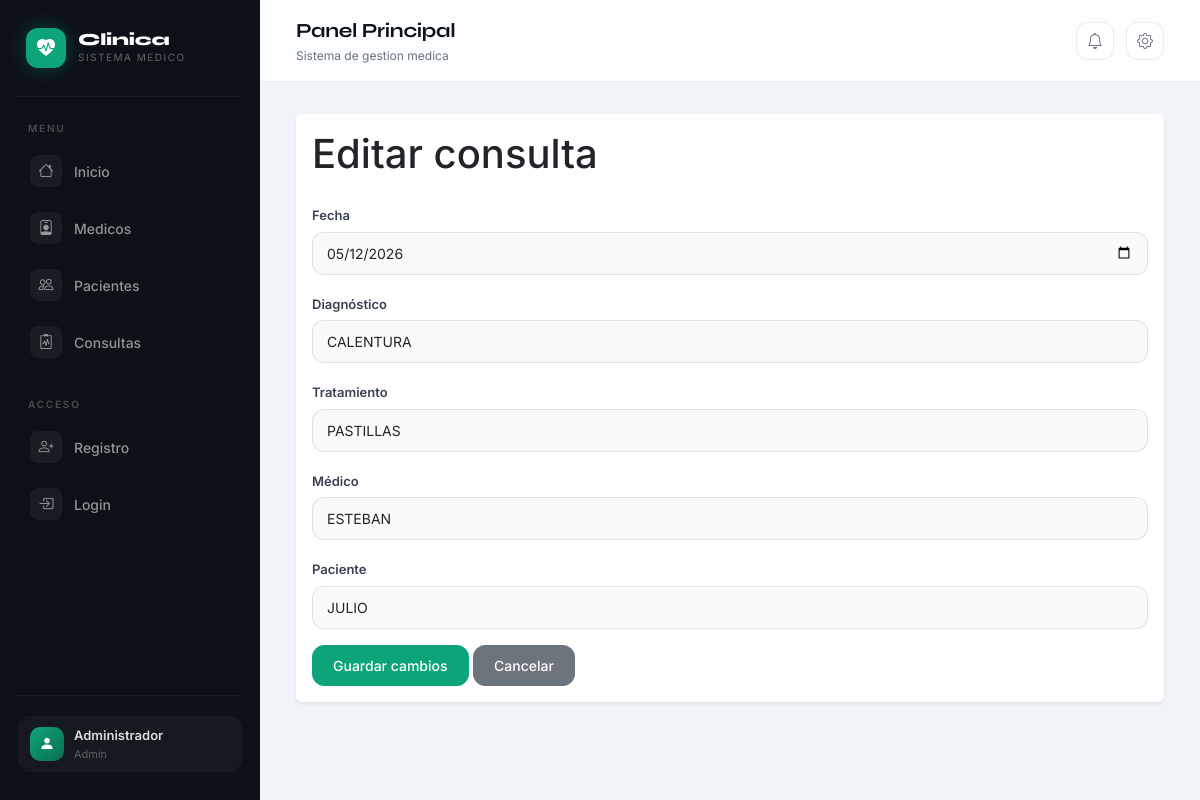
Screenshot of /consultas/editar/1 with the database file from the repository.
### app/models/consulta.py (models this page shows)
class Consulta(db.Model):
    id = db.Column(db.Integer, primary_key=True)
    fecha = db.Column(db.Date, nullable=False)
    diagnostico = db.Column(db.String(200), nullable=False)
    tratamiento = db.Column(db.String(200), nullable=False)
    medico_id = db.Column(db.Integer, db.ForeignKey("medico.id"), nullable=False)
    paciente_id = db.Column(db.Integer, db.ForeignKey("paciente.id"), nullable=False)
    medico = db.relationship("Medico", back_populates="consultas")
    paciente = db.relationship("Paciente", back_populates="consultas")

### app/models/medico.py (models this page shows)
class Medico(db.Model):
    id = db.Column(db.Integer, primary_key=True)
    nombre = db.Column(db.String(100), nullable=False)
    especialidad = db.Column(db.String(100), nullable=False)
    telefono = db.Column(db.String(20), nullable=False)
    correo = db.Column(db.String(120), nullable=False, unique=True)
    consultas = db.relationship("Consulta", back_populates="medico")

### app/models/paciente.py (models this page shows)
class Paciente(db.Model):
    id = db.Column(db.Integer, primary_key=True)
    nombre = db.Column(db.String(100), nullable=False)
    edad = db.Column(db.Integer, nullable=False)
    direccion = db.Column(db.String(200), nullable=False)
    telefono = db.Column(db.String(20), nullable=False)
    consultas = db.relationship("Consulta", back_populates="paciente")

### app/controllers/consulta_controller.py (the view, shortened to what this page needs)
@consulta_bp.route("/editar/<int:id>", methods=["GET", "POST"])
def editar_consulta(id):
    consulta = Consulta.query.get_or_404(id)
    medicos = Medico.query.all()
    pacientes = Paciente.query.all()
    return render_template("consultas/editar.html", consulta=consulta, medicos=medicos, pacientes=pacientes)

### app/templates/consultas/editar.html (shortened to what this page needs)
{% extends "layout.html" %}
{% block content %}
<div class="card shadow-sm border-0">
    <div class="card-body">
        <h1 class="mb-4">Editar consulta</h1>
        <form method="POST">
            <div class="mb-3">
                <label class="form-label">Fecha</label>
                <input type="date" name="fecha" class="form-control"
                       value="{{ consulta.fecha.strftime('%Y-%m-%d') }}" required>
            </div>
            <div class="mb-3">
                <label class="form-label">Diagnóstico</label>
                <input type="text" name="diagnostico" class="form-control"
                       value="{{ consulta.diagnostico }}" required>
            </div>
            <div class="mb-3">
                <label class="form-label">Tratamiento</label>
                <input type="text" name="tratamiento" class="form-control"
                       value="{{ consulta.tratamiento }}" required>
            </div>
            <div class="mb-3">
                <label class="form-label">Médico</label>
                <select name="medico_id" class="form-select" required>
                    {% for medico in medicos %}
                    <option value="{{ medico.id }}" {% if medico.id == consulta.medico_id|int %}selected{% endif %}>
                        {{ medico.nombre }}
                    </option>
                    {% endfor %}
                </select>
            </div>
            <div class="mb-3">
                <label class="form-label">Paciente</label>
                <select name="paciente_id" class="form-select" required>
                    {% for paciente in pacientes %}
                    <option value="{{ paciente.id }}" {% if paciente.id == consulta.paciente_id|int %}selected{% endif %}>
                        {{ paciente.nombre }}
                    </option>
                    {% endfor %}
                </select>
            </div>
            <button type="submit" class="btn btn-primary">Guardar cambios</button>
            <a href="{{ url_for('consulta.listar_consultas') }}" class="btn btn-secondary">Cancelar</a>
        </form>
    </div>
</div>
{% endblock %}

### app/templates/layout.html (style rules this page uses)
:root { --bg: #f0f4f8; --primary: #0ea47a; --primary-dark: #0b8a66; --primary-glow: rgba(14,164,122,0.18); --sidebar-bg: #0d1117; --sidebar-border: rgba(255,255,255,0.06); --card-radius: 20px; --text-main: #0d1117; --text-muted: #6b7280; --white: #ffffff; }
*, *::before, *::after { box-sizing: border-box; margin: 0; padding: 0; }
body { background: var(--bg); font-family: 'Inter', sans-serif; color: var(--text-main); min-height: 100vh; }
.btn { border-radius: 12px; font-weight: 500; font-size: 14px; padding: 9px 20px; }
.btn-primary { background: var(--primary); border-color: var(--primary); }
.form-control, .form-select { border-radius: 12px; border: 1.5px solid rgba(0,0,0,0.1); padding: 10px 14px; font-size: 14px; transition: all 0.18s ease; background: #fafafa; }
.form-label { font-size: 13px; font-weight: 600; color: #374151; margin-bottom: 6px; }

### rows the page displays
Consulta: fecha "05/12/2026", diagnostico "CALENTURA", tratamiento "PASTILLAS", medico_id "ESTEBAN", paciente_id "JULIO"
